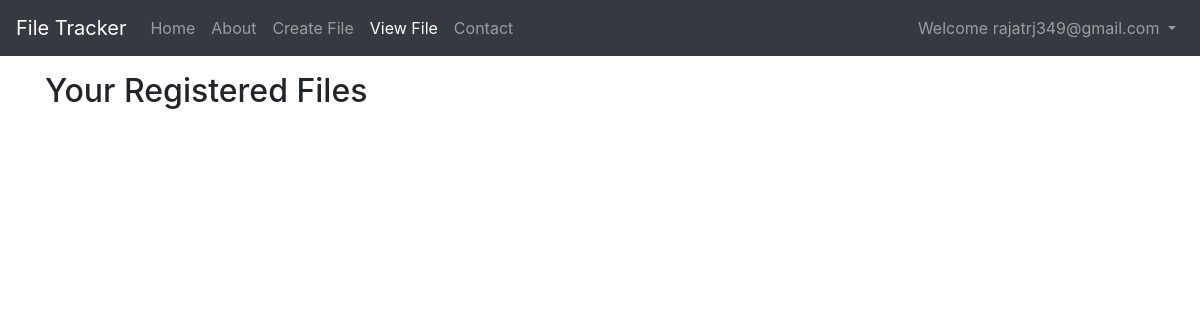
The page /files/ (signed in) on the database as committed earlier.
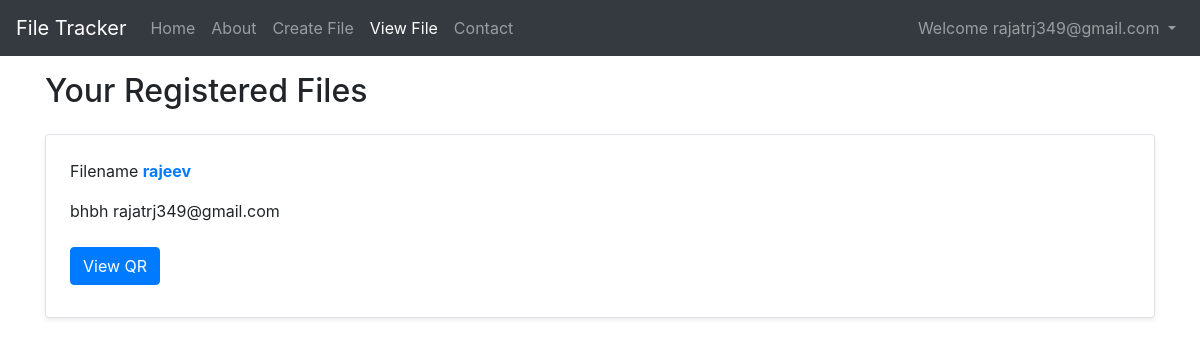
The same page on the database as committed later.
### files/models.py (models this page shows, shortened)
class User(AbstractBaseUser):
    email = models.EmailField(
        verbose_name="email",
        max_length=255,
        unique=True,
    )
    fname = models.CharField(max_length=100)
    lname = models.CharField(max_length=100)
    department = models.CharField(max_length=100)
    is_admin = models.BooleanField(default=False)
    created_at = models.DateTimeField(auto_now_add=True)
    updated_at = models.DateTimeField(auto_now=True)
    owner = models.ForeignKey(
        FileModel, related_name="file_owner", on_delete=models.CASCADE, null=True
    )
    objects = UserManager()
    USERNAME_FIELD = "email"
    REQUIRED_FIELDS = ["fname", "lname", "department"]
    def __str__(self):
        return self.email

class FileModel(models.Model):
    fileid = models.UUIDField(primary_key=True, default=uuid.uuid4, editable=False)
    filename = models.CharField(max_length=100)
    owner = models.CharField(max_length=100)
    description = models.TextField(max_length=200)
    tags = models.CharField(max_length=100)
    is_active = models.BooleanField(default=True)
    qrimage = models.ImageField()
    created_on = models.DateTimeField(auto_now_add=True)
    modified_on = models.DateTimeField(auto_now=True)

### files/views.py (the view)
# urls.py: path("files/", views.GetAllFiles, name="allfiles"),
def GetAllFiles(request):
    if request.method=="GET":
        print(request.user)
        owner = User.objects.get(email=str(request.user))
        print(owner)
        all_files = FileModel.objects.filter(owner=owner).values()
        print(all_files)
        context={'all_files':all_files}
        return render(request,"file/allFiles.html",context)

### templates/file/allFiles.html (shortened to what this page needs)
{% extends 'base.html' %} {% block title %} BlogHome {% endblock title %}
{% block blogactive %} active {% endblock blogactive %}
{% block body %}
<div class="container my-3">
  <h2>Your Registered Files </h2>
  {% for file in all_files  %}
  <div
    class="row no-gutters border rounded overflow-hidden flex-md-row mb-4 my-4 shadow-sm h-md-250 position-relative"
  >
    <div class="col p-4 d-flex flex-column position-static">
     <p> Filename <strong class="d-inline-block  text-primary"><a href="/files/{{file.filename}}"> {{file.filename}} </strong></a></p>
        <p>{{file.description}}
        {{file.owner}}</p>
      <div class="my-2">
        <a href="/files/{{file.filename}}" role="button" class="btn btn-primary">View QR</a>
      </div>
    </div>
  </div>
  {% endfor %}
</div>
{% endblock body %}

### templates/base.html (shortened to what this page needs)
<!DOCTYPE html>
<html lang="en">
  <head>
    <link
      rel="stylesheet"
      href="https://cdn.jsdelivr.net/npm/bootstrap@4.3.1/dist/css/bootstrap.min.css"
    />
  </head>
  <body>
    <nav class="navbar navbar-expand-lg navbar-dark bg-dark">
      <a class="navbar-brand" href="/">File Tracker</a>
      <div class="collapse navbar-collapse" id="navbarSupportedContent">
        <ul class="navbar-nav mr-auto">
          <li class="nav-item {% block homeactive %}{% endblock homeactive %}">
            <a class="nav-link" href="/"
              >Home <span class="sr-only">(current)</span></a
            >
          </li>
           <li class="nav-item {% block aboutactive %}{% endblock aboutactive %}">
            <a class="nav-link" href="/about">About</a>
          </li>
          {% if user.is_authenticated %}
          <li class="nav-item  {% block createBlogactive %}{% endblock createBlogactive %} ">
            <a class="nav-link" href="/create-file">Create File</a>
          </li>
          <li class="nav-item {% block blogactive %}{% endblock blogactive %}">
            <a class="nav-link" href="/files">View File</a>
          </li>
          {% endif %}
          <li class="nav-item {% block contactactive %}{% endblock contactactive %}">
            <a class="nav-link" href="/contact">Contact</a>
          </li>
        </ul>
        <div class="ml-auto form-inline">
         {% if user.is_authenticated %}
         <ul class="navbar-nav">
          <li class="nav-item dropdown">
            <a class="nav-link dropdown-toggle" href="#" id="navbarDropdown" role="button" data-toggle="dropdown" aria-expanded="false">
              Welcome {{request.user}}
            </a>
          </li>
         </ul>
        </div>
         {% endif %}
      </div>
    </nav>
    {% block body %} {% endblock body %}
  </body>
</html>

Rows that differ between the two databases and show on the page:
added FileModel: filename "rajeev", description "bhbh", owner "rajatrj349@gmail.com"
